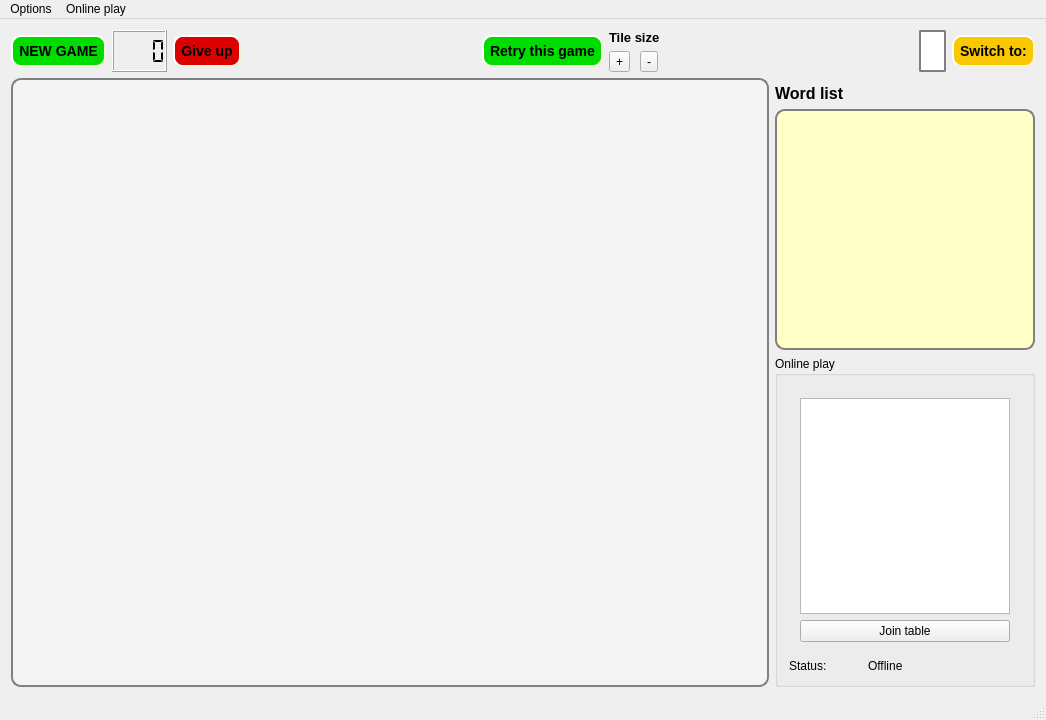
<?xml version="1.0" encoding="UTF-8"?>
<ui version="4.0">
 <class>MainWindowClass</class>
 <widget class="QMainWindow" name="MainWindowClass">
  <property name="geometry">
   <rect>
    <x>0</x>
    <y>0</y>
    <width>1046</width>
    <height>720</height>
   </rect>
  </property>
  <property name="windowTitle">
   <string>Edley's Wordgrids</string>
  </property>
  <widget class="QWidget" name="centralWidget">
   <layout class="QGridLayout" name="gridLayout_2">
    <item row="0" column="0" colspan="2">
     <layout class="QHBoxLayout" name="horizontalLayout">
      <item>
       <widget class="QPushButton" name="pushButtonNewGame">
        <property name="styleSheet">
         <string notr="true"> QPushButton {
     background-color: rgb(0, 220, 0);
     border-style: outset;
     border-width: 2px;
     border-radius: 10px;
     border-color: beige;
     font: bold 14px;
     min-width: 5em;
     padding: 6px;
 }
QPushButton:disabled{
	background-color: rgb(0, 100, 0);
	color: rgb(100, 100, 100);
}
 QPushButton:pressed {
     background-color: rgb(0, 150, 0);
     border-style: inset;
 } </string>
        </property>
        <property name="text">
         <string>NEW GAME</string>
        </property>
       </widget>
      </item>
      <item>
       <widget class="QLCDNumber" name="lcdNumber">
        <property name="numDigits">
         <number>4</number>
        </property>
        <property name="segmentStyle">
         <enum>QLCDNumber::Flat</enum>
        </property>
       </widget>
      </item>
      <item>
       <widget class="QPushButton" name="pushButtonGiveUp">
        <property name="styleSheet">
         <string notr="true"> QPushButton {
     background-color: rgb(220, 0, 0);
     border-style: outset;
     border-width: 2px;
     border-radius: 10px;
     border-color: beige;
     font: bold 14px;
     min-width: 5em;
     padding: 6px;
 }
QPushButton:disabled{
	background-color: rgb(50, 0, 0);
	color: rgb(100, 100, 100);
}
 QPushButton:pressed {
     background-color: rgb(100, 0, 0);
     border-style: inset;
 } </string>
        </property>
        <property name="text">
         <string>Give up</string>
        </property>
       </widget>
      </item>
      <item>
       <spacer name="horizontalSpacer_2">
        <property name="orientation">
         <enum>Qt::Horizontal</enum>
        </property>
        <property name="sizeHint" stdset="0">
         <size>
          <width>40</width>
          <height>20</height>
         </size>
        </property>
       </spacer>
      </item>
      <item>
       <widget class="QPushButton" name="pushButtonRetry">
        <property name="styleSheet">
         <string notr="true"> QPushButton {
     background-color: rgb(0, 220, 0);
     border-style: outset;
     border-width: 2px;
     border-radius: 10px;
     border-color: beige;
     font: bold 14px;
     min-width: 5em;
     padding: 6px;
 }
QPushButton:disabled{
	background-color: rgb(0, 100, 0);
	color: rgb(100, 100, 100);
}
 QPushButton:pressed {
     background-color: rgb(0, 150, 0);
     border-style: inset;
 } </string>
        </property>
        <property name="text">
         <string>Retry this game</string>
        </property>
       </widget>
      </item>
      <item>
       <layout class="QGridLayout" name="gridLayout">
        <item row="0" column="0" colspan="2">
         <widget class="QLabel" name="label_2">
          <property name="text">
           <string>&lt;!DOCTYPE HTML PUBLIC &quot;-//W3C//DTD HTML 4.0//EN&quot; &quot;http://www.w3.org/TR/REC-html40/strict.dtd&quot;&gt;
&lt;html&gt;&lt;head&gt;&lt;meta name=&quot;qrichtext&quot; content=&quot;1&quot; /&gt;&lt;style type=&quot;text/css&quot;&gt;
p, li { white-space: pre-wrap; }
&lt;/style&gt;&lt;/head&gt;&lt;body style=&quot; font-family:'MS Shell Dlg 2'; font-size:8.25pt; font-weight:400; font-style:normal;&quot;&gt;
&lt;p style=&quot; margin-top:0px; margin-bottom:0px; margin-left:0px; margin-right:0px; -qt-block-indent:0; text-indent:0px;&quot;&gt;&lt;span style=&quot; font-size:10pt; font-weight:600;&quot;&gt;Tile size&lt;/span&gt;&lt;/p&gt;&lt;/body&gt;&lt;/html&gt;</string>
          </property>
         </widget>
        </item>
        <item row="1" column="0">
         <widget class="QToolButton" name="toolButtonPlusSize">
          <property name="text">
           <string>+</string>
          </property>
         </widget>
        </item>
        <item row="1" column="1">
         <widget class="QToolButton" name="toolButtonMinusSize">
          <property name="text">
           <string>-</string>
          </property>
         </widget>
        </item>
       </layout>
      </item>
      <item>
       <spacer name="horizontalSpacer">
        <property name="orientation">
         <enum>Qt::Horizontal</enum>
        </property>
        <property name="sizeHint" stdset="0">
         <size>
          <width>253</width>
          <height>38</height>
         </size>
        </property>
       </spacer>
      </item>
      <item>
       <widget class="QLabel" name="labelCurrentGame">
        <property name="styleSheet">
         <string notr="true"> QLabel {
     border: 2px solid gray;
     border-radius: 2px;
     padding: 0 8px;
     background: white;
     selection-background-color: darkgray;
	font: bold 12px;
 }</string>
        </property>
        <property name="text">
         <string/>
        </property>
       </widget>
      </item>
      <item>
       <widget class="QPushButton" name="pushButtonSwitchGame">
        <property name="styleSheet">
         <string notr="true"> QPushButton {
     background-color: rgb(250,200, 0);
     border-style: outset;
     border-width: 2px;
     border-radius: 10px;
     border-color: beige;
     font: bold 14px;
     min-width: 5em;
     padding: 6px;
 }
QPushButton:disabled{
	background-color: rgb(50, 0, 0);
	color: rgb(100, 100, 100);
}
 QPushButton:pressed {
     background-color: rgb(100, 0, 0);
     border-style: inset;
 } </string>
        </property>
        <property name="text">
         <string>Switch to:</string>
        </property>
       </widget>
      </item>
     </layout>
    </item>
    <item row="1" column="0" rowspan="4">
     <widget class="WordgridsGraphicsView" name="graphicsView">
      <property name="sizePolicy">
       <sizepolicy hsizetype="Expanding" vsizetype="Expanding">
        <horstretch>1</horstretch>
        <verstretch>0</verstretch>
       </sizepolicy>
      </property>
      <property name="focusPolicy">
       <enum>Qt::ClickFocus</enum>
      </property>
      <property name="styleSheet">
       <string notr="true">QGraphicsView {
     border: 2px solid gray;
     border-radius: 10px;
	background-color: rgb(244, 244, 244);
}</string>
      </property>
     </widget>
    </item>
    <item row="2" column="1">
     <widget class="QLabel" name="label">
      <property name="text">
       <string>&lt;!DOCTYPE HTML PUBLIC &quot;-//W3C//DTD HTML 4.0//EN&quot; &quot;http://www.w3.org/TR/REC-html40/strict.dtd&quot;&gt;
&lt;html&gt;&lt;head&gt;&lt;meta name=&quot;qrichtext&quot; content=&quot;1&quot; /&gt;&lt;style type=&quot;text/css&quot;&gt;
p, li { white-space: pre-wrap; }
&lt;/style&gt;&lt;/head&gt;&lt;body style=&quot; font-family:'MS Shell Dlg 2'; font-size:8.25pt; font-weight:400; font-style:normal;&quot;&gt;
&lt;p style=&quot; margin-top:0px; margin-bottom:0px; margin-left:0px; margin-right:0px; -qt-block-indent:0; text-indent:0px;&quot;&gt;&lt;span style=&quot; font-size:12pt; font-weight:600;&quot;&gt;Word list&lt;/span&gt;&lt;/p&gt;&lt;/body&gt;&lt;/html&gt;</string>
      </property>
     </widget>
    </item>
    <item row="3" column="1">
     <widget class="QListWidget" name="listWidgetWordList">
      <property name="sizePolicy">
       <sizepolicy hsizetype="Expanding" vsizetype="Expanding">
        <horstretch>0</horstretch>
        <verstretch>1</verstretch>
       </sizepolicy>
      </property>
      <property name="minimumSize">
       <size>
        <width>0</width>
        <height>150</height>
       </size>
      </property>
      <property name="styleSheet">
       <string notr="true">QListWidget {
     border: 2px solid gray;
     border-radius: 10px;
	background-color: rgb(255, 255, 200);
	font: bold 16px;
}
</string>
      </property>
     </widget>
    </item>
    <item row="4" column="1">
     <widget class="QGroupBox" name="groupBox">
      <property name="minimumSize">
       <size>
        <width>0</width>
        <height>220</height>
       </size>
      </property>
      <property name="maximumSize">
       <size>
        <width>260</width>
        <height>16777215</height>
       </size>
      </property>
      <property name="title">
       <string>Online play</string>
      </property>
      <layout class="QGridLayout" name="gridLayout_3">
       <item row="0" column="0" colspan="3">
        <widget class="QStackedWidget" name="stackedWidget">
         <property name="currentIndex">
          <number>0</number>
         </property>
         <widget class="QWidget" name="page">
          <layout class="QGridLayout" name="gridLayout_4">
           <item row="0" column="0">
            <widget class="QListWidget" name="listWidgetTables"/>
           </item>
           <item row="1" column="0">
            <widget class="QPushButton" name="pushButtonJoinTable">
             <property name="text">
              <string>Join table</string>
             </property>
            </widget>
           </item>
          </layout>
         </widget>
         <widget class="QWidget" name="page_2">
          <layout class="QGridLayout" name="gridLayout_5">
           <item row="0" column="0" colspan="2">
            <widget class="QLabel" name="labelTableName">
             <property name="frameShape">
              <enum>QFrame::Box</enum>
             </property>
             <property name="frameShadow">
              <enum>QFrame::Sunken</enum>
             </property>
             <property name="text">
              <string/>
             </property>
            </widget>
           </item>
           <item row="1" column="0">
            <widget class="QListWidget" name="listWidgetMyTable">
             <property name="sizePolicy">
              <sizepolicy hsizetype="Expanding" vsizetype="Expanding">
               <horstretch>1</horstretch>
               <verstretch>0</verstretch>
              </sizepolicy>
             </property>
             <property name="styleSheet">
              <string notr="true">QListWidget {
     border: 2px solid gray;
     border-radius: 10px;
	background-color: rgb(220, 255, 220);
	font: bold 12px;
}
</string>
             </property>
            </widget>
           </item>
           <item row="1" column="1">
            <widget class="QPlainTextEdit" name="plainTextEditChat">
             <property name="sizePolicy">
              <sizepolicy hsizetype="Expanding" vsizetype="Expanding">
               <horstretch>0</horstretch>
               <verstretch>0</verstretch>
              </sizepolicy>
             </property>
            </widget>
           </item>
           <item row="2" column="0">
            <widget class="QPushButton" name="pushButtonExitTable">
             <property name="text">
              <string>Exit Table</string>
             </property>
            </widget>
           </item>
           <item row="2" column="1">
            <widget class="QLineEdit" name="lineEditChat"/>
           </item>
          </layout>
         </widget>
        </widget>
       </item>
       <item row="1" column="0">
        <widget class="QLabel" name="label_3">
         <property name="text">
          <string>Status:</string>
         </property>
        </widget>
       </item>
       <item row="1" column="1">
        <widget class="QLabel" name="labelOnlineStatus">
         <property name="text">
          <string>Offline</string>
         </property>
        </widget>
       </item>
      </layout>
     </widget>
    </item>
   </layout>
  </widget>
  <widget class="QMenuBar" name="menuBar">
   <property name="geometry">
    <rect>
     <x>0</x>
     <y>0</y>
     <width>1046</width>
     <height>21</height>
    </rect>
   </property>
   <widget class="QMenu" name="menuLoad_board">
    <property name="title">
     <string>Options</string>
    </property>
    <addaction name="actionEdit_game_preferences"/>
    <addaction name="separator"/>
    <addaction name="actionLoad_board"/>
    <addaction name="actionSave_board"/>
   </widget>
   <widget class="QMenu" name="menuOnline_play">
    <property name="title">
     <string>Online play</string>
    </property>
    <addaction name="actionConnectToServer"/>
   </widget>
   <addaction name="menuLoad_board"/>
   <addaction name="menuOnline_play"/>
  </widget>
  <widget class="QStatusBar" name="statusBar"/>
  <action name="actionLoad_board">
   <property name="text">
    <string>Load board</string>
   </property>
  </action>
  <action name="actionSave_board">
   <property name="text">
    <string>Save board</string>
   </property>
  </action>
  <action name="actionEdit_game_preferences">
   <property name="text">
    <string>Edit game preferences</string>
   </property>
  </action>
  <action name="actionConnectToServer">
   <property name="text">
    <string>Connect to Server</string>
   </property>
  </action>
 </widget>
 <layoutdefault spacing="6" margin="11"/>
 <customwidgets>
  <customwidget>
   <class>WordgridsGraphicsView</class>
   <extends>QGraphicsView</extends>
   <header>wordgridsgraphicsview.h</header>
  </customwidget>
 </customwidgets>
 <resources/>
 <connections/>
</ui>
